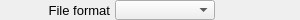
    <widget class="PyDMFrame" name="composite_6">
      <property name="geometry">
        <rect>
          <x>371</x>
          <y>173</y>
          <width>300</width>
          <height>20</height>
        </rect>
      </property>
      <widget class="QLabel" name="text_13">
        <property name="geometry">
          <rect>
            <x>0</x>
            <y>0</y>
            <width>110</width>
            <height>20</height>
          </rect>
        </property>
        <property name="text">
          <string>File format</string>
        </property>
        <property name="font" stdset="0">
          <font>
            <pointsize>10</pointsize>
          </font>
        </property>
        <property name="brush" stdset="0">
          <brush brushstyle="SolidPattern">
            <color alpha="255">
              <red>0</red>
              <green>0</green>
              <blue>0</blue>
            </color>
          </brush>
        </property>
        <property name="toolTip">
          <string>text_13</string>
        </property>
        <property name="alignment">
          <set>Qt::AlignRight|Qt::AlignTrailing|Qt::AlignVCenter</set>
        </property>
        <property name="styleSheet">
          <string notr="true">QLabel#text_13 {
  color: rgb(0, 0, 0);
  }</string>
        </property>
      </widget>
      <widget class="PyDMLabel" name="text_update_13">
        <property name="geometry">
          <rect>
            <x>220</x>
            <y>1</y>
            <width>80</width>
            <height>18</height>
          </rect>
        </property>
        <property name="toolTip">
          <string>PV: ${prefix}FileFormat_RBV</string>
        </property>
        <property name="channel" stdset="0">
          <string>ca://${prefix}FileFormat_RBV</string>
        </property>
        <property name="font" stdset="0">
          <font>
            <pointsize>10</pointsize>
          </font>
        </property>
        <property name="alignment">
          <set>Qt::AlignLeading|Qt::AlignLeft|Qt::AlignVCenter</set>
        </property>
        <property name="textInteractionFlags">
          <set>Qt::TextSelectableByKeyboard|Qt::TextSelectableByMouse</set>
        </property>
        <property name="styleSheet">
          <string notr="true">PyDMLabel#text_update_13 {
  color: rgb(10, 0, 184);
  background-color: rgb(187, 187, 187);
  }</string>
        </property>
      </widget>
      <widget class="PyDMEnumComboBox" name="menu_3">
        <property name="geometry">
          <rect>
            <x>115</x>
            <y>0</y>
            <width>100</width>
            <height>20</height>
          </rect>
        </property>
        <property name="toolTip">
          <string>${prefix}FileFormat</string>
        </property>
        <property name="channel" stdset="0">
          <string>ca://${prefix}FileFormat</string>
        </property>
        <property name="font" stdset="0">
          <font>
            <pointsize>10</pointsize>
          </font>
        </property>
        <property name="styleSheet">
          <string notr="true">PyDMEnumComboBox#menu_3 {
  color: rgb(0, 0, 0);
  background-color: rgb(115, 223, 255);
  }</string>
        </property>
      </widget>
    </widget>
